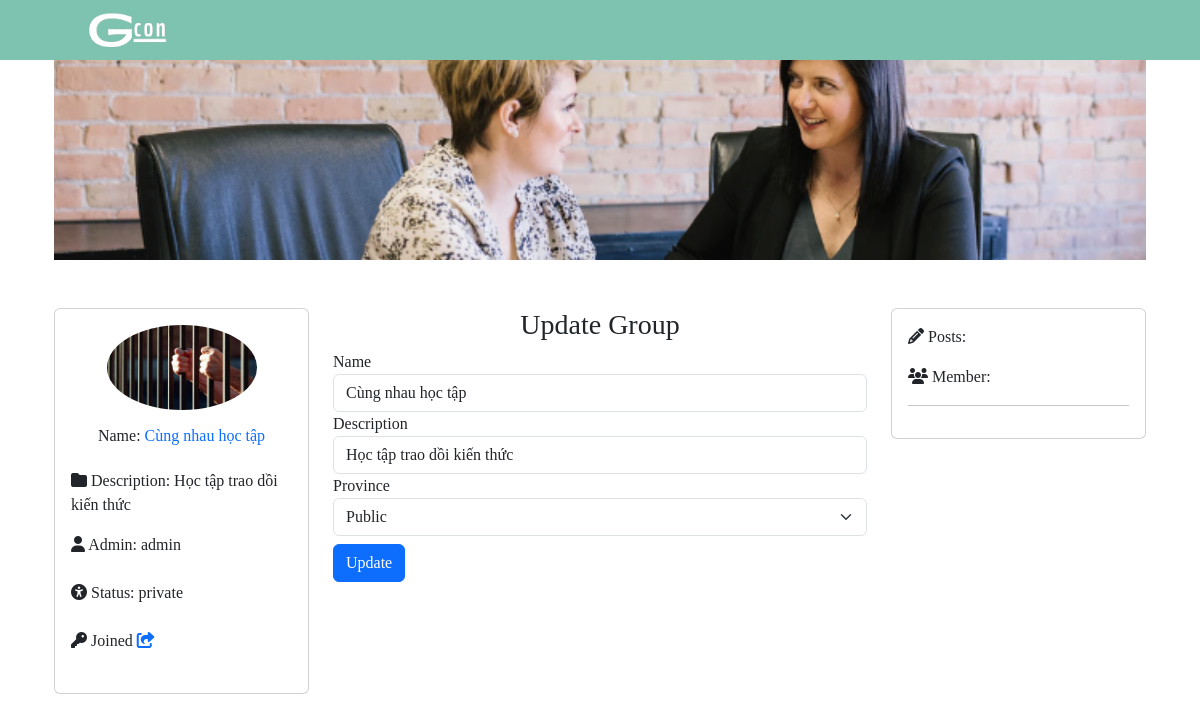
Page /edit/group/24 (signed in) on the committed database.
### esmart/models.py (models this page shows, shortened)
class Group(models.Model):
    name = models.CharField(max_length=255)
    description = models.TextField()
    group_pic = models.ImageField(upload_to="group_pic", blank=True)
    status = models.CharField(
        max_length=20, choices=[("public", "Public"), ("private", "Private")]
    )
    admin = models.ForeignKey(
        User, on_delete=models.CASCADE, related_name="admin_groups"
    )

### esmart/views.py (the view)
# urls.py: path("edit/group/<int:group_id>", views.edit_group, name="edit_group"),
@login_required(login_url="login")
def edit_group(request, group_id):
    user = request.user
    group = get_object_or_404(Group, id=group_id)
    if group.admin != user:
        return redirect("403")
    context = {
        "group": group,
    }
    return render(request, "group/edit.html", context)

### esmart/templates/group/edit.html (shortened to what this page needs)
{% include "auth/base.html" %}
{% load static %}
<link rel="stylesheet" href="https://cdnjs.cloudflare.com/ajax/libs/font-awesome/6.4.2/css/all.min.css" />
<link href="https://cdn.jsdelivr.net/npm/bootstrap@5.3.2/dist/css/bootstrap.min.css" rel="stylesheet">
<div class="container">
    <body>
        <div class="container-fluid mb-5">
            <img src="{% static 'images/advertisement.png' %}" alt="Cover Image" class="img-fluid w-100" style="height: 200px; object-fit: cover;">
        </div>
        <div class="container">
            <div class="row">
                <div class="col-md-3">
                    <div class="card">
                      <div class="card-body">
                          <div class="text-center mb-4">
                              <img  src="{{ group.group_pic.url }}" alt="{{group.name}}" alt="Ảnh đại diện nhóm" class="img-fluid rounded-circle" style="max-width: 150px;">
                              <h6 class="mt-3">Name: <span class="text-primary">{{group.name}}</span></h6>
                          </div>
                          <p><i class="fas fa-folder"></i> Description: {{group.description}}</p>
                          <p class="mb-4"><i class="fas fa-user"></i> Admin: {{group.admin}}</p>
                          <p class="mb-4"><i class="fa-solid fa-universal-access"></i> Status: {{group.status}}</p>
                          <p class="mb-4"><i class="fa-solid fa-key"></i> Joined
                              <a href="#"><i class="fa-solid fa-share-from-square"></i></a>
                          </p>
                      </div>
                 </div>
                </div>
            <div class="col-md-6">
                <h3 class="text-center">Update Group</h3>
                <form method="POST" action="{% url "update_group" group.id %}">
                  <div class="form-group">
                    <label >Name</label>
                    <input type="text" class="form-control" value="{{group.name}}" name="name">
                  </div>
                  <div class="form-group">
                    <label >Description</label>
                    <input type="text" class="form-control" value="{{group.description}}" name="description" >
                  </div>
                  <label >Province</label>
                  <select class="form-select" name="status">
                    <option value="public" selected>Public</option>
                  </select>
                  <button class="btn btn-primary mt-2 justifi-content: center">Update</button>
                </form>
            </div>
            <div class="col-md-3">
                <div class="card">
                    <div class="card-body">
                        <div class="mb-3">
                            <i class="fas fa-pencil-alt"></i> Posts: {{total_post}}
                        </div>
                        <div class="mb-3">
                            <i class="fas fa-users"></i> Member: {{total_member}}
                        </div>
                        <hr>
                    </div>
                </div>
            </div>
            </div>
        </div>
    </body>
</div>

### esmart/static/css/style1.css (style rules this page uses)
* { margin: 0; padding: 0; font-family: 'poppins', 'sans-serif'; box-sizing: border-box; }
:root { --ef: #efefef; --6f2: #1876f2; --62: #626262; --9a: #9a9a9a; --ff: #fff; }
body { background: var(--ef); transition: background 0.3s; }

### rows in the picture
Group: group_pic (picture), name "Cùng nhau học tập", description "Học tập trao dồi kiến thức", admin "admin", status "private"
